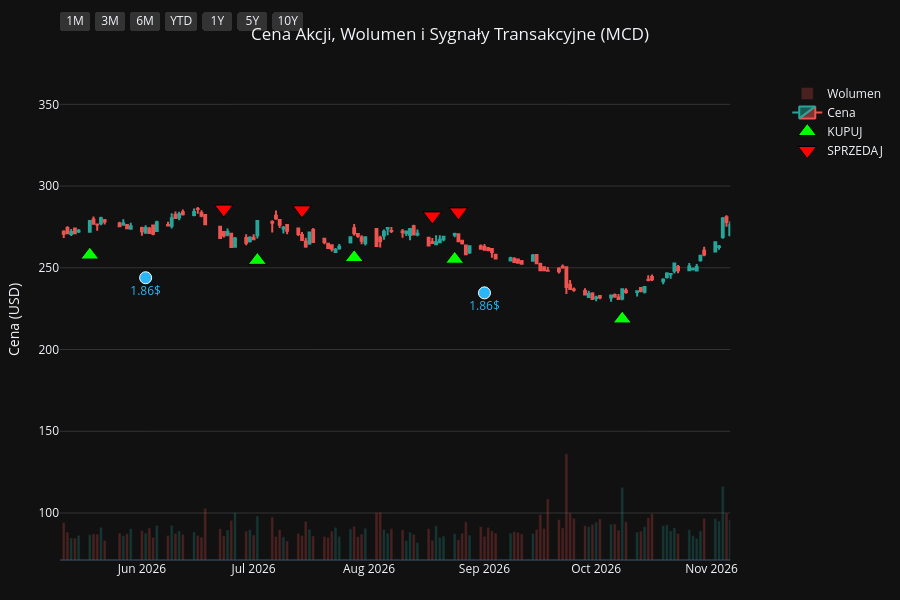
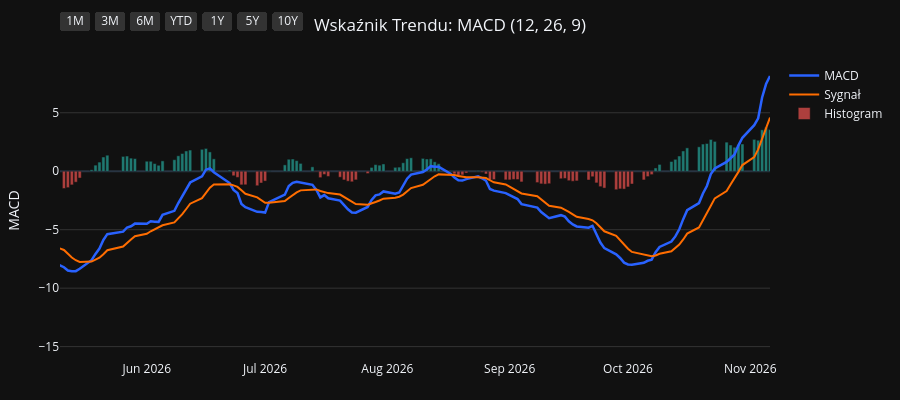
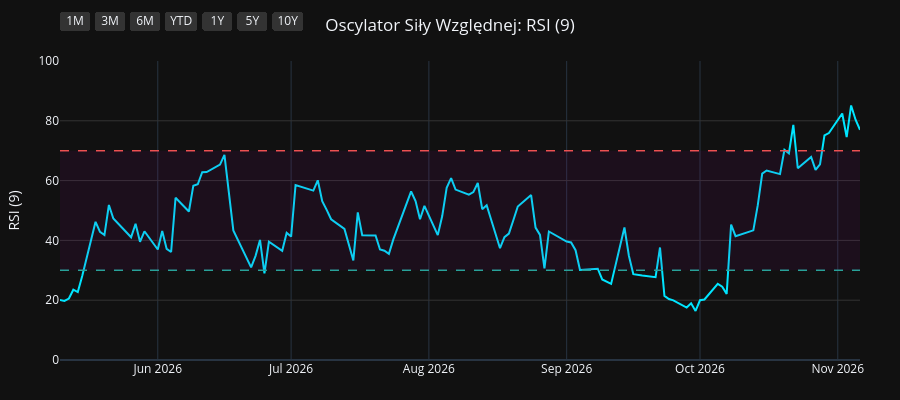
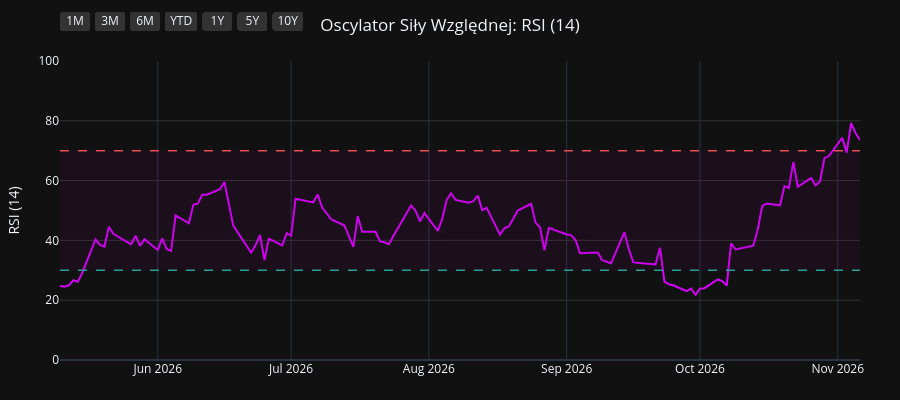

Notebook code for these charts, in order:
### Code cell
import os
import yfinance as yf
import pandas as pd
import pandas_ta as ta
import plotly.graph_objects as go
from plotly.subplots import make_subplots

# 1. Pobranie i przygotowanie danych
symbol = os.environ.get("STOCK_TICKER", "").strip().upper()
if not symbol:
    raise RuntimeError("Set STOCK_TICKER before running price_extractor.ipynb")
df = yf.Ticker(symbol).history(period="10y")
df.index = df.index.tz_localize(None)

# Wskaźniki i sygnały
df.ta.macd(fast=12, slow=26, signal=9, append=True)
df.ta.rsi(length=9, append=True)
df.ta.rsi(length=14, append=True)
df.ta.rsi(length=21, append=True)
df.dropna(inplace=True)

macd = df['MACD_12_26_9']
signal = df['MACDs_12_26_9']
wczorajszy_macd = macd.shift(1)
wczorajszy_signal = signal.shift(1)

df['Decyzja'] = 'BRAK'
df.loc[(macd > signal) & (wczorajszy_macd <= wczorajszy_signal), 'Decyzja'] = 'KUPUJ'
df.loc[(macd < signal) & (wczorajszy_macd >= wczorajszy_signal), 'Decyzja'] = 'SPRZEDAJ'

df_kupuj = df[df['Decyzja'] == 'KUPUJ']
df_sprzedaj = df[df['Decyzja'] == 'SPRZEDAJ']
df_dywidendy = df[df['Dividends'] > 0]
df_splity = df[df['Stock Splits'] > 0]

# Wspólna konfiguracja osi X
konfiguracja_osi_x = dict(
    type="date",
    showspikes=True, spikemode="across", spikesnap="cursor", spikedash="dot", spikecolor="#ffffff", spikethickness=1, hoverformat="%Y-%m-%d",
    rangeselector=dict(
        buttons=list([
            dict(count=1, label="1M", step="month", stepmode="backward"),
            dict(count=3, label="3M", step="month", stepmode="backward"),
            dict(count=6, label="6M", step="month", stepmode="backward"),
            dict(count=1, label="YTD", step="year", stepmode="todate"),
            dict(count=1, label="1Y", step="year", stepmode="backward"),
            dict(count=5, label="5Y", step="year", stepmode="backward"),
            dict(step="all", label="10Y")
        ]),
        bgcolor="#333333", activecolor="#2962ff", x=0, y=1.1
    )
)

# ==========================================
# WYKRES 1: CENA + WOLUMEN + SYGNAŁY
# ==========================================
fig1 = make_subplots(specs=[[{"secondary_y": True}]])

kolory_wolumenu = ['#26a69a' if row['Close'] >= row['Open'] else '#ef5350' for index, row in df.iterrows()]
fig1.add_trace(go.Bar(x=df.index, y=df['Volume'], marker_color=kolory_wolumenu, opacity=0.25, name='Wolumen'), secondary_y=True)
fig1.add_trace(go.Candlestick(x=df.index, open=df['Open'], high=df['High'], low=df['Low'], close=df['Close'], name='Cena', increasing_line_color='#26a69a', decreasing_line_color='#ef5350'), secondary_y=False)
fig1.add_trace(go.Scatter(x=df_kupuj.index, y=df_kupuj['Low'] * 0.95, customdata=df_kupuj[['Low', 'High']], mode='markers', marker=dict(symbol='triangle-up', size=16, color='#00ff00', line=dict(width=1, color='black')), name='KUPUJ', hovertemplate='KUPUJ<br>Najniższa: %{customdata[0]:.2f}<br>Najwyższa: %{customdata[1]:.2f}<extra></extra>'), secondary_y=False)
fig1.add_trace(go.Scatter(x=df_sprzedaj.index, y=df_sprzedaj['High'] * 1.05, customdata=df_sprzedaj[['Low', 'High']], mode='markers', marker=dict(symbol='triangle-down', size=16, color='#ff0000', line=dict(width=1, color='black')), name='SPRZEDAJ', hovertemplate='SPRZEDAJ<br>Najniższa: %{customdata[0]:.2f}<br>Najwyższa: %{customdata[1]:.2f}<extra></extra>'), secondary_y=False)

if not df_dywidendy.empty:
    fig1.add_trace(go.Scatter(x=df_dywidendy.index, y=df_dywidendy['Low'] * 0.90, mode='markers+text', marker=dict(symbol='circle', size=12, color='#29b6f6', line=dict(width=1, color='white')), text=df_dywidendy['Dividends'].apply(lambda x: f"{x}$"), textposition="bottom center", name='Dywidenda', showlegend=False, hovertemplate='Dywidenda: %{text}<extra></extra>', textfont=dict(color="#29b6f6")), secondary_y=False)
if not df_splity.empty:
                    fig1.add_trace(go.Scatter(x=df_splity.index, y=df_splity['High'], mode='markers+text', marker=dict(symbol='star', size=16, color='#ffee58', line=dict(width=1, color='black')), text=df_splity['Stock Splits'].apply(lambda x: f"{x:g}:1" if x >= 1 else f"1:{1 / x:g}"), textposition="top center", name='Split', hovertemplate='%{text}<extra></extra>', textfont=dict(color="#ffee58")), secondary_y=False)

fig1.update_layout(title=dict(text=f"Cena Akcji, Wolumen i Sygnały Transakcyjne ({symbol})", x=0.5, xanchor='center'), dragmode='pan', xaxis_rangeslider_visible=False, template='plotly_dark', height=600, hovermode='x unified', margin=dict(l=60, r=40, t=60, b=40))
fig1.update_xaxes(**konfiguracja_osi_x)
fig1.update_xaxes(range=[df.index.max() - pd.Timedelta(days=180), df.index.max()])
fig1.update_yaxes(title_text="Cena (USD)", secondary_y=False, gridcolor='#333333')
fig1.update_yaxes(range=[0, df['Volume'].max() * 4], showgrid=False, showticklabels=False, secondary_y=True)
fig1.show(config={'scrollZoom': True})

# ==========================================
# WYKRES 2: WSKAŹNIK MACD
# ==========================================
fig2 = go.Figure()
fig2.add_trace(go.Scatter(x=df.index, y=df['MACD_12_26_9'], line=dict(color='#2962ff', width=2.5), name='MACD'))
fig2.add_trace(go.Scatter(x=df.index, y=df['MACDs_12_26_9'], line=dict(color='#ff6d00', width=2), name='Sygnał'))
kolory_macd = ['#26a69a' if val >= 0 else '#ef5350' for val in df['MACDh_12_26_9']]
fig2.add_trace(go.Bar(x=df.index, y=df['MACDh_12_26_9'], marker_color=kolory_macd, name='Histogram', opacity=0.7))
fig2.update_layout(title=dict(text="Wskaźnik Trendu: MACD (12, 26, 9)", x=0.5, xanchor='center'), dragmode='pan', xaxis_rangeslider_visible=False, template='plotly_dark', height=400, hovermode='x unified', margin=dict(l=60, r=40, t=60, b=40))
fig2.update_xaxes(**konfiguracja_osi_x)
fig2.update_xaxes(range=[df.index.max() - pd.Timedelta(days=180), df.index.max()])
fig2.update_yaxes(title_text="MACD", gridcolor='#333333')
fig2.show(config={'scrollZoom': True})

# ==========================================
# WYKRES 3: OSCYLATOR RSI (9)
# ==========================================
fig3 = go.Figure()
fig3.add_trace(go.Scatter(x=df.index, y=df['RSI_9'], line=dict(color='#00e5ff', width=2), name='RSI (9)'))
fig3.add_hline(y=70, line_dash="dash", line_color="#ef5350", line_width=1.5)
fig3.add_hline(y=30, line_dash="dash", line_color="#26a69a", line_width=1.5)
fig3.add_hrect(y0=30, y1=70, line_width=0, fillcolor="purple", opacity=0.1)
fig3.update_layout(title=dict(text="Oscylator Siły Względnej: RSI (9)", x=0.5, xanchor='center'), dragmode='pan', xaxis_rangeslider_visible=False, template='plotly_dark', height=400, hovermode='x unified', margin=dict(l=60, r=40, t=60, b=40))
fig3.update_xaxes(**konfiguracja_osi_x)
fig3.update_xaxes(range=[df.index.max() - pd.Timedelta(days=180), df.index.max()])
fig3.update_yaxes(title_text="RSI (9)", range=[0, 100], gridcolor='#333333')
fig3.show(config={'scrollZoom': True})

# ==========================================
# WYKRES 4: OSCYLATOR RSI (14)
# ==========================================
fig4 = go.Figure()
fig4.add_trace(go.Scatter(x=df.index, y=df['RSI_14'], line=dict(color='#d500f9', width=2), name='RSI (14)'))
fig4.add_hline(y=70, line_dash="dash", line_color="#ef5350", line_width=1.5)
fig4.add_hline(y=30, line_dash="dash", line_color="#26a69a", line_width=1.5)
fig4.add_hrect(y0=30, y1=70, line_width=0, fillcolor="purple", opacity=0.1)
fig4.update_layout(title=dict(text="Oscylator Siły Względnej: RSI (14)", x=0.5, xanchor='center'), dragmode='pan', xaxis_rangeslider_visible=False, template='plotly_dark', height=400, hovermode='x unified', margin=dict(l=60, r=40, t=60, b=40))
fig4.update_xaxes(**konfiguracja_osi_x)
fig4.update_xaxes(range=[df.index.max() - pd.Timedelta(days=180), df.index.max()])
fig4.update_yaxes(title_text="RSI (14)", range=[0, 100], gridcolor='#333333')
fig4.show(config={'scrollZoom': True})

# ==========================================
# WYKRES 5: OSCYLATOR RSI (21)
# ==========================================
fig5 = go.Figure()
fig5.add_trace(go.Scatter(x=df.index, y=df['RSI_21'], line=dict(color='#64dd17', width=2), name='RSI (21)'))
fig5.add_hline(y=70, line_dash="dash", line_color="#ef5350", line_width=1.5)
fig5.add_hline(y=30, line_dash="dash", line_color="#26a69a", line_width=1.5)
fig5.add_hrect(y0=30, y1=70, line_width=0, fillcolor="purple", opacity=0.1)
fig5.update_layout(title=dict(text="Oscylator Siły Względnej: RSI (21)", x=0.5, xanchor='center'), dragmode='pan', xaxis_rangeslider_visible=False, template='plotly_dark', height=400, hovermode='x unified', margin=dict(l=60, r=40, t=60, b=40))
fig5.update_xaxes(**konfiguracja_osi_x)
fig5.update_xaxes(range=[df.index.max() - pd.Timedelta(days=180), df.index.max()])
fig5.update_yaxes(title_text="RSI (21)", range=[0, 100], gridcolor='#333333')
fig5.show(config={'scrollZoom': True})

### Figure 1 — Plotly figure (JSON) as saved in the notebook; plotly's stock layout.template omitted (floating-point values rounded to 4 significant figures; data arrays with more than 128 entries replaced by an {"elided": "..."} marker saying what was removed)
{"data": [{"marker": {"color": {"elided": "2481 str values"}}, "name": "Wolumen", "opacity": 0.25, "type": "bar", "x": {"elided": "2481 str values"}, "xaxis": "x", "y": {"elided": "2481 int values"}, "yaxis": "y2"}, {"close": {"elided": "2481 float values"}, "decreasing": {"line": {"color": "#ef5350"}}, "high": {"elided": "2481 float values"}, "increasing": {"line": {"color": "#26a69a"}}, "low": {"elided": "2481 float values"}, "name": "Cena", "open": {"elided": "2481 float values"}, "type": "candlestick", "x": {"elided": "2481 str values"}, "xaxis": "x", "yaxis": "y"}, {"customdata": {"elided": "102x2 float values"}, "hovertemplate": "KUPUJ<br>Najniższa: %{customdata[0]:.2f}<br>Najwyższa: %{customdata[1]:.2f}<extra></extra>", "marker": {"color": "#00ff00", "line": {"color": "black", "width": 1}, "size": 16, "symbol": "triangle-up"}, "mode": "markers", "name": "KUPUJ", "type": "scatter", "x": ["2017-01-30T00:00:00", "2017-04-11T00:00:00", "2017-06-01T00:00:00", "2017-07-27T00:00:00", "2017-08-11T00:00:00", "2017-09-07T00:00:00", "2017-09-11T00:00:00", "2017-10-05T00:00:00", "2017-10-30T00:00:00", "2017-11-28T00:00:00", "2018-01-19T00:00:00", "2018-02-26T00:00:00", "2018-03-09T00:00:00", "2018-04-30T00:00:00", "2018-06-07T00:00:00", "2018-07-13T00:00:00", "2018-07-30T00:00:00", "2018-08-08T00:00:00", "2018-09-25T00:00:00", "2018-10-23T00:00:00", "2019-01-07T00:00:00", "2019-02-19T00:00:00", "2019-03-14T00:00:00", "2019-04-15T00:00:00", "2019-06-06T00:00:00", "2019-06-28T00:00:00", "2019-07-02T00:00:00", "2019-08-09T00:00:00", "2019-09-06T00:00:00", "2019-09-26T00:00:00", "2019-10-07T00:00:00", "2019-11-11T00:00:00", "2020-01-29T00:00:00", "2020-03-26T00:00:00", "2020-05-21T00:00:00", "2020-07-14T00:00:00", "2020-08-04T00:00:00", "2020-09-02T00:00:00", "2020-09-14T00:00:00", "2020-10-05T00:00:00", "2020-11-19T00:00:00", "2020-12-15T00:00:00", "2021-01-21T00:00:00", "2021-02-05T00:00:00", "2021-03-10T00:00:00", "2021-05-28T00:00:00", "2021-06-10T00:00:00", "2021-07-07T00:00:00", "2021-07-09T00:00:00", "2021-07-22T00:00:00", "2021-08-17T00:00:00", "2021-08-23T00:00:00", "2021-09-02T00:00:00", "2021-10-06T00:00:00", "2021-10-29T00:00:00", "2021-11-23T00:00:00", "2021-12-07T00:00:00", "2022-02-02T00:00:00", "2022-03-16T00:00:00", "2022-05-26T00:00:00", "2022-06-23T00:00:00", "2022-07-27T00:00:00", "2022-08-16T00:00:00", "2022-09-12T00:00:00", "2022-10-12T00:00:00", "2023-01-10T00:00:00", "2023-02-17T00:00:00", "2023-03-02T00:00:00", "2023-03-16T00:00:00", "2023-04-28T00:00:00", "2023-06-13T00:00:00", "2023-08-29T00:00:00", "2023-09-11T00:00:00", "2023-10-18T00:00:00", "2024-01-23T00:00:00", "2024-02-21T00:00:00", "2024-03-11T00:00:00", "2024-04-18T00:00:00", "2024-05-10T00:00:00", "2024-06-05T00:00:00", "2024-06-20T00:00:00", "2024-07-11T00:00:00", "2024-09-26T00:00:00", "2024-10-15T00:00:00", "2024-11-14T00:00:00", "2024-11-26T00:00:00", "2025-01-24T00:00:00", "2025-03-07T00:00:00", "2025-03-26T00:00:00", "2025-04-14T00:00:00", "2025-05-19T00:00:00", "2025-07-01T00:00:00", "2025-10-14T00:00:00", "2025-11-12T00:00:00", "2025-12-03T00:00:00", "2026-01-23T00:00:00", "2026-04-15T00:00:00", "2026-05-18T00:00:00", "2026-07-02T00:00:00", "2026-07-28T00:00:00", "2026-08-24T00:00:00", "2026-10-08T00:00:00"], "xaxis": "x", "y": [92.08, 98.45, 114.7, 118.7, 119.5, 121.6, 122.8, 120.8, 126.4, 129.8, 134.7, 125.3, 120.3, 127.3, 128.0, 121.4, 122.9, 122.1, 129.1, 134.2, 141.1, 141.9, 144.0, 152.1, 160.3, 165.4, 165.4, 174.8, 176.8, 171.2, 170.1, 155.1, 171.0, 131.4, 148.6, 151.8, 159.6, 175.7, 181.2, 185.1, 176.3, 176.8, 177.3, 176.2, 174.2, 195.5, 195.0, 194.9, 196.0, 197.8, 200.3, 200.1, 201.6, 205.5, 205.0, 214.0, 218.0, 219.8, 200.4, 210.0, 206.7, 219.0, 227.2, 224.2, 204.9, 232.1, 230.6, 229.3, 232.1, 257.0, 252.7, 246.5, 246.2, 223.0, 264.1, 259.8, 260.9, 240.4, 239.5, 232.7, 224.5, 224.8, 272.2, 281.5, 268.4, 266.8, 257.9, 284.2, 281.9, 284.9, 291.2, 269.2, 278.0, 283.2, 281.4, 284.5, 283.9, 257.8, 254.6, 256.2, 255.2, 218.7], "yaxis": "y"}, {"customdata": {"elided": "101x2 float values"}, "hovertemplate": "SPRZEDAJ<br>Najniższa: %{customdata[0]:.2f}<br>Najwyższa: %{customdata[1]:.2f}<extra></extra>", "marker": {"color": "#ff0000", "line": {"color": "black", "width": 1}, "size": 16, "symbol": "triangle-down"}, "mode": "markers", "name": "SPRZEDAJ", "type": "scatter", "x": ["2017-03-07T00:00:00", "2017-05-23T00:00:00", "2017-06-07T00:00:00", "2017-07-28T00:00:00", "2017-09-06T00:00:00", "2017-09-08T00:00:00", "2017-09-12T00:00:00", "2017-10-26T00:00:00", "2017-11-10T00:00:00", "2017-12-18T00:00:00", "2018-01-30T00:00:00", "2018-03-02T00:00:00", "2018-04-20T00:00:00", "2018-05-17T00:00:00", "2018-06-20T00:00:00", "2018-07-26T00:00:00", "2018-08-02T00:00:00", "2018-09-14T00:00:00", "2018-10-11T00:00:00", "2018-11-20T00:00:00", "2019-01-31T00:00:00", "2019-03-08T00:00:00", "2019-04-10T00:00:00", "2019-05-01T00:00:00", "2019-06-21T00:00:00", "2019-07-01T00:00:00", "2019-07-22T00:00:00", "2019-08-23T00:00:00", "2019-09-09T00:00:00", "2019-10-02T00:00:00", "2019-10-14T00:00:00", "2020-01-28T00:00:00", "2020-02-05T00:00:00", "2020-05-05T00:00:00", "2020-06-12T00:00:00", "2020-08-03T00:00:00", "2020-09-01T00:00:00", "2020-09-03T00:00:00", "2020-09-21T00:00:00", "2020-10-19T00:00:00", "2020-12-03T00:00:00", "2021-01-14T00:00:00", "2021-01-27T00:00:00", "2021-02-23T00:00:00", "2021-04-14T00:00:00", "2021-06-07T00:00:00", "2021-06-18T00:00:00", "2021-07-08T00:00:00", "2021-07-19T00:00:00", "2021-08-03T00:00:00", "2021-08-18T00:00:00", "2021-08-24T00:00:00", "2021-10-01T00:00:00", "2021-10-12T00:00:00", "2021-11-19T00:00:00", "2021-11-26T00:00:00", "2022-01-03T00:00:00", "2022-02-14T00:00:00", "2022-04-26T00:00:00", "2022-06-10T00:00:00", "2022-07-25T00:00:00", "2022-08-08T00:00:00", "2022-08-22T00:00:00", "2022-09-13T00:00:00", "2022-11-15T00:00:00", "2023-02-01T00:00:00", "2023-02-27T00:00:00", "2023-03-09T00:00:00", "2023-04-26T00:00:00", "2023-05-03T00:00:00", "2023-07-14T00:00:00", "2023-09-06T00:00:00", "2023-09-21T00:00:00", "2023-12-15T00:00:00", "2024-01-26T00:00:00", "2024-03-07T00:00:00", "2024-03-13T00:00:00", "2024-05-08T00:00:00", "2024-05-21T00:00:00", "2024-06-18T00:00:00", "2024-07-02T00:00:00", "2024-09-03T00:00:00", "2024-10-02T00:00:00", "2024-10-23T00:00:00", "2024-11-15T00:00:00", "2024-12-18T00:00:00", "2025-03-03T00:00:00", "2025-03-12T00:00:00", "2025-04-04T00:00:00", "2025-05-02T00:00:00", "2025-05-23T00:00:00", "2025-09-09T00:00:00", "2025-10-30T00:00:00", "2025-12-02T00:00:00", "2025-12-23T00:00:00", "2026-03-04T00:00:00", "2026-04-24T00:00:00", "2026-06-23T00:00:00", "2026-07-14T00:00:00", "2026-08-18T00:00:00", "2026-08-25T00:00:00"], "xaxis": "x", "y": [107.6, 124.5, 128.2, 132.1, 135.2, 136.1, 136.4, 139.7, 141.5, 150.0, 151.7, 129.2, 138.1, 140.2, 143.1, 137.4, 135.7, 141.9, 145.8, 162.3, 159.2, 158.5, 168.5, 173.7, 182.5, 185.5, 190.8, 194.4, 196.4, 185.7, 187.0, 190.2, 193.4, 165.8, 174.0, 177.6, 195.1, 199.2, 199.1, 211.0, 195.9, 195.4, 195.8, 198.2, 213.8, 217.6, 216.5, 217.3, 216.9, 223.0, 222.8, 223.4, 228.7, 232.3, 236.7, 236.6, 254.4, 240.8, 238.5, 227.6, 242.1, 247.9, 252.6, 247.4, 258.9, 257.9, 255.9, 258.6, 281.7, 287.3, 287.6, 272.2, 270.7, 286.7, 290.8, 291.4, 290.0, 265.7, 265.9, 253.0, 249.7, 288.3, 304.2, 301.7, 299.6, 300.9, 313.3, 310.2, 318.8, 319.8, 319.5, 321.1, 311.6, 312.9, 323.5, 344.7, 313.4, 285.9, 285.5, 281.7, 284.2], "yaxis": "y"}, {"hovertemplate": "Dywidenda: %{text}<extra></extra>", "marker": {"color": "#29b6f6", "line": {"color": "white", "width": 1}, "size": 12, "symbol": "circle"}, "mode": "markers+text", "name": "Dywidenda", "showlegend": false, "text": ["0.94$", "0.94$", "0.94$", "1.01$", "1.01$", "1.01$", "1.01$", "1.16$", "1.16$", "1.16$", "1.16$", "1.25$", "1.25$", "1.25$", "1.25$", "1.29$", "1.29$", "1.29$", "1.29$", "1.38$", "1.38$", "1.38$", "1.38$", "1.52$", "1.52$", "1.52$", "1.52$", "1.67$", "1.67$", "1.67$", "1.67$", "1.77$", "1.77$", "1.77$", "1.77$", "1.86$", "1.86$", "1.86$", "1.86$"], "textfont": {"color": "#29b6f6"}, "textposition": "bottom center", "type": "scatter", "x": ["2017-02-27T00:00:00", "2017-06-01T00:00:00", "2017-08-30T00:00:00", "2017-11-30T00:00:00", "2018-02-28T00:00:00", "2018-06-01T00:00:00", "2018-08-31T00:00:00", "2018-11-30T00:00:00", "2019-02-28T00:00:00", "2019-05-31T00:00:00", "2019-08-30T00:00:00", "2019-11-29T00:00:00", "2020-02-28T00:00:00", "2020-05-29T00:00:00", "2020-08-31T00:00:00", "2020-11-30T00:00:00", "2021-02-26T00:00:00", "2021-05-28T00:00:00", "2021-08-31T00:00:00", "2021-11-30T00:00:00", "2022-02-28T00:00:00", "2022-06-03T00:00:00", "2022-08-31T00:00:00", "2022-11-30T00:00:00", "2023-02-28T00:00:00", "2023-06-02T00:00:00", "2023-08-31T00:00:00", "2023-11-30T00:00:00", "2024-02-29T00:00:00", "2024-06-03T00:00:00", "2024-09-03T00:00:00", "2024-12-02T00:00:00", "2025-03-03T00:00:00", "2025-06-02T00:00:00", "2025-09-02T00:00:00", "2025-12-01T00:00:00", "2026-03-03T00:00:00", "2026-06-02T00:00:00", "2026-09-01T00:00:00"], "xaxis": "x", "y": [91.09, 108.7, 115.1, 123.9, 116.1, 117.8, 120.4, 140.1, 137.4, 149.8, 165.6, 149.3, 146.0, 144.5, 166.6, 168.9, 163.3, 185.2, 188.0, 196.5, 196.3, 202.1, 206.5, 221.4, 217.7, 238.3, 235.1, 234.2, 247.1, 217.9, 243.3, 251.0, 262.4, 269.9, 274.0, 267.8, 290.9, 243.9, 234.7], "yaxis": "y"}], "layout": {"dragmode": "pan", "height": 600, "hovermode": "x unified", "margin": {"b": 40, "l": 60, "r": 40, "t": 60}, "title": {"text": "Cena Akcji, Wolumen i Sygnały Transakcyjne (MCD)", "x": 0.5, "xanchor": "center"}, "xaxis": {"anchor": "y", "domain": [0.0, 0.94], "hoverformat": "%Y-%m-%d", "range": ["2026-05-10T00:00:00", "2026-11-06T00:00:00"], "rangeselector": {"activecolor": "#2962ff", "bgcolor": "#333333", "buttons": [{"count": 1, "label": "1M", "step": "month", "stepmode": "backward"}, {"count": 3, "label": "3M", "step": "month", "stepmode": "backward"}, {"count": 6, "label": "6M", "step": "month", "stepmode": "backward"}, {"count": 1, "label": "YTD", "step": "year", "stepmode": "todate"}, {"count": 1, "label": "1Y", "step": "year", "stepmode": "backward"}, {"count": 5, "label": "5Y", "step": "year", "stepmode": "backward"}, {"label": "10Y", "step": "all"}], "x": 0, "y": 1.1}, "rangeslider": {"visible": false}, "showspikes": true, "spikecolor": "#ffffff", "spikedash": "dot", "spikemode": "across", "spikesnap": "cursor", "spikethickness": 1, "type": "date"}, "yaxis": {"anchor": "x", "domain": [0.0, 1.0], "gridcolor": "#333333", "title": {"text": "Cena (USD)"}}, "yaxis2": {"anchor": "x", "overlaying": "y", "range": [0, 75168000], "showgrid": false, "showticklabels": false, "side": "right"}}}

### Figure 2 — Plotly figure (JSON) as saved in the notebook; plotly's stock layout.template omitted (floating-point values rounded to 4 significant figures; data arrays with more than 128 entries replaced by an {"elided": "..."} marker saying what was removed)
{"data": [{"line": {"color": "#2962ff", "width": 2.5}, "name": "MACD", "type": "scatter", "x": {"elided": "2481 str values"}, "y": {"elided": "2481 float values"}}, {"line": {"color": "#ff6d00", "width": 2}, "name": "Sygnał", "type": "scatter", "x": {"elided": "2481 str values"}, "y": {"elided": "2481 float values"}}, {"marker": {"color": {"elided": "2481 str values"}}, "name": "Histogram", "opacity": 0.7, "type": "bar", "x": {"elided": "2481 str values"}, "y": {"elided": "2481 float values"}}], "layout": {"dragmode": "pan", "height": 400, "hovermode": "x unified", "margin": {"b": 40, "l": 60, "r": 40, "t": 60}, "title": {"text": "Wskaźnik Trendu: MACD (12, 26, 9)", "x": 0.5, "xanchor": "center"}, "xaxis": {"hoverformat": "%Y-%m-%d", "range": ["2026-05-10T00:00:00", "2026-11-06T00:00:00"], "rangeselector": {"activecolor": "#2962ff", "bgcolor": "#333333", "buttons": [{"count": 1, "label": "1M", "step": "month", "stepmode": "backward"}, {"count": 3, "label": "3M", "step": "month", "stepmode": "backward"}, {"count": 6, "label": "6M", "step": "month", "stepmode": "backward"}, {"count": 1, "label": "YTD", "step": "year", "stepmode": "todate"}, {"count": 1, "label": "1Y", "step": "year", "stepmode": "backward"}, {"count": 5, "label": "5Y", "step": "year", "stepmode": "backward"}, {"label": "10Y", "step": "all"}], "x": 0, "y": 1.1}, "rangeslider": {"visible": false}, "showspikes": true, "spikecolor": "#ffffff", "spikedash": "dot", "spikemode": "across", "spikesnap": "cursor", "spikethickness": 1, "type": "date"}, "yaxis": {"gridcolor": "#333333", "title": {"text": "MACD"}}}}

### Figure 3 — Plotly figure (JSON) as saved in the notebook; plotly's stock layout.template omitted (floating-point values rounded to 4 significant figures; data arrays with more than 128 entries replaced by an {"elided": "..."} marker saying what was removed)
{"data": [{"line": {"color": "#00e5ff", "width": 2}, "name": "RSI (9)", "type": "scatter", "x": {"elided": "2481 str values"}, "y": {"elided": "2481 float values"}}], "layout": {"dragmode": "pan", "height": 400, "hovermode": "x unified", "margin": {"b": 40, "l": 60, "r": 40, "t": 60}, "shapes": [{"line": {"color": "#ef5350", "dash": "dash", "width": 1.5}, "type": "line", "x0": 0, "x1": 1, "xref": "x domain", "y0": 70, "y1": 70, "yref": "y"}, {"line": {"color": "#26a69a", "dash": "dash", "width": 1.5}, "type": "line", "x0": 0, "x1": 1, "xref": "x domain", "y0": 30, "y1": 30, "yref": "y"}, {"fillcolor": "purple", "line": {"width": 0}, "opacity": 0.1, "type": "rect", "x0": 0, "x1": 1, "xref": "x domain", "y0": 30, "y1": 70, "yref": "y"}], "title": {"text": "Oscylator Siły Względnej: RSI (9)", "x": 0.5, "xanchor": "center"}, "xaxis": {"hoverformat": "%Y-%m-%d", "range": ["2026-05-10T00:00:00", "2026-11-06T00:00:00"], "rangeselector": {"activecolor": "#2962ff", "bgcolor": "#333333", "buttons": [{"count": 1, "label": "1M", "step": "month", "stepmode": "backward"}, {"count": 3, "label": "3M", "step": "month", "stepmode": "backward"}, {"count": 6, "label": "6M", "step": "month", "stepmode": "backward"}, {"count": 1, "label": "YTD", "step": "year", "stepmode": "todate"}, {"count": 1, "label": "1Y", "step": "year", "stepmode": "backward"}, {"count": 5, "label": "5Y", "step": "year", "stepmode": "backward"}, {"label": "10Y", "step": "all"}], "x": 0, "y": 1.1}, "rangeslider": {"visible": false}, "showspikes": true, "spikecolor": "#ffffff", "spikedash": "dot", "spikemode": "across", "spikesnap": "cursor", "spikethickness": 1, "type": "date"}, "yaxis": {"gridcolor": "#333333", "range": [0, 100], "title": {"text": "RSI (9)"}}}}

### Figure 4 — Plotly figure (JSON) as saved in the notebook; plotly's stock layout.template omitted (floating-point values rounded to 4 significant figures; data arrays with more than 128 entries replaced by an {"elided": "..."} marker saying what was removed)
{"data": [{"line": {"color": "#d500f9", "width": 2}, "name": "RSI (14)", "type": "scatter", "x": {"elided": "2481 str values"}, "y": {"elided": "2481 float values"}}], "layout": {"dragmode": "pan", "height": 400, "hovermode": "x unified", "margin": {"b": 40, "l": 60, "r": 40, "t": 60}, "shapes": [{"line": {"color": "#ef5350", "dash": "dash", "width": 1.5}, "type": "line", "x0": 0, "x1": 1, "xref": "x domain", "y0": 70, "y1": 70, "yref": "y"}, {"line": {"color": "#26a69a", "dash": "dash", "width": 1.5}, "type": "line", "x0": 0, "x1": 1, "xref": "x domain", "y0": 30, "y1": 30, "yref": "y"}, {"fillcolor": "purple", "line": {"width": 0}, "opacity": 0.1, "type": "rect", "x0": 0, "x1": 1, "xref": "x domain", "y0": 30, "y1": 70, "yref": "y"}], "title": {"text": "Oscylator Siły Względnej: RSI (14)", "x": 0.5, "xanchor": "center"}, "xaxis": {"hoverformat": "%Y-%m-%d", "range": ["2026-05-10T00:00:00", "2026-11-06T00:00:00"], "rangeselector": {"activecolor": "#2962ff", "bgcolor": "#333333", "buttons": [{"count": 1, "label": "1M", "step": "month", "stepmode": "backward"}, {"count": 3, "label": "3M", "step": "month", "stepmode": "backward"}, {"count": 6, "label": "6M", "step": "month", "stepmode": "backward"}, {"count": 1, "label": "YTD", "step": "year", "stepmode": "todate"}, {"count": 1, "label": "1Y", "step": "year", "stepmode": "backward"}, {"count": 5, "label": "5Y", "step": "year", "stepmode": "backward"}, {"label": "10Y", "step": "all"}], "x": 0, "y": 1.1}, "rangeslider": {"visible": false}, "showspikes": true, "spikecolor": "#ffffff", "spikedash": "dot", "spikemode": "across", "spikesnap": "cursor", "spikethickness": 1, "type": "date"}, "yaxis": {"gridcolor": "#333333", "range": [0, 100], "title": {"text": "RSI (14)"}}}}
